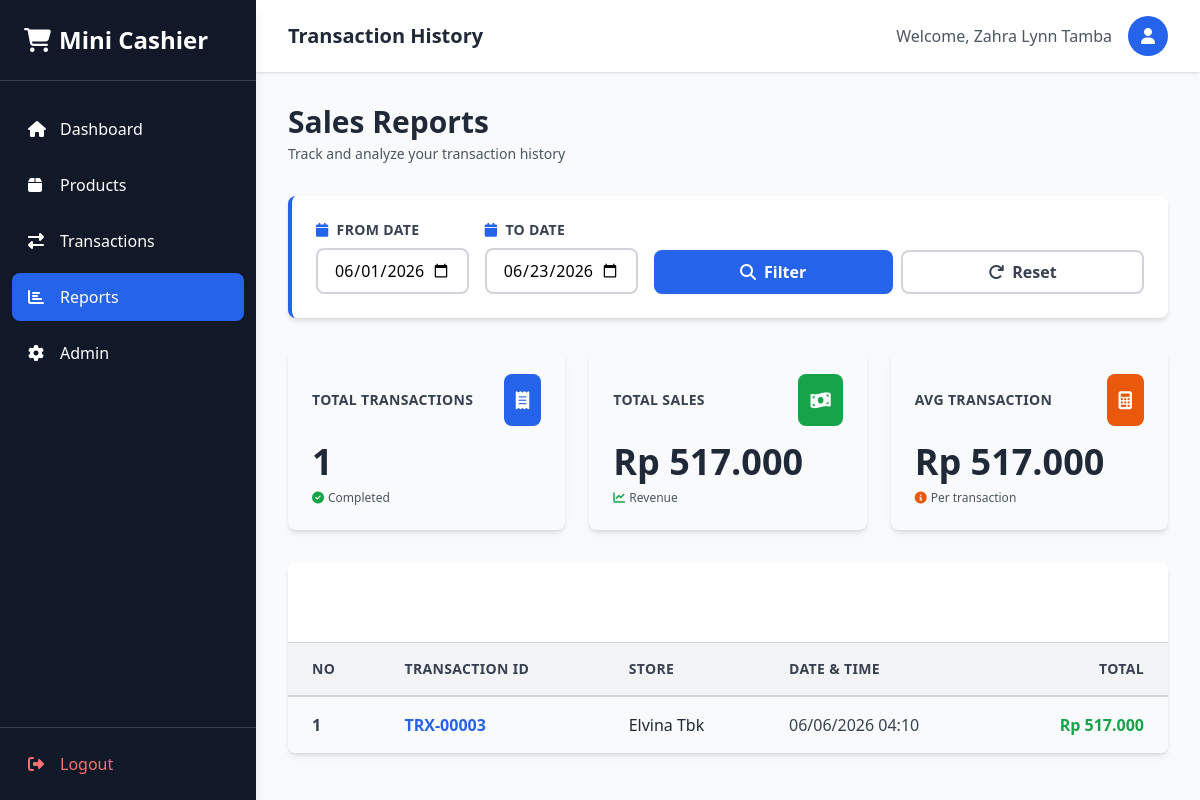
Page /reports.php (signed in) on the committed database.
### tables this page shows
CREATE TABLE `transactions` (
    `transaction_id` INT UNSIGNED AUTO_INCREMENT PRIMARY KEY,
    `store_id` INT UNSIGNED NOT NULL,
    `admin_id` INT UNSIGNED NOT NULL,
    `transaction_date` DATETIME NOT NULL DEFAULT NOW(),
    `payment_type` ENUM('Cash', 'Card') NOT NULL,
    `sub_total` DECIMAL(10, 2) NOT NULL DEFAULT 0.00,
    `created_at` TIMESTAMP DEFAULT CURRENT_TIMESTAMP,
    `updated_at` TIMESTAMP DEFAULT CURRENT_TIMESTAMP ON UPDATE CURRENT_TIMESTAMP,
    `deleted_at` TIMESTAMP NULL DEFAULT NULL
);

CREATE TABLE `store` (
    `store_id` INT UNSIGNED AUTO_INCREMENT PRIMARY KEY,
    `store_name` VARCHAR(255) NOT NULL,
    `phone` VARCHAR(50) NOT NULL,
    `address` TEXT NOT NULL,
    `created_at` TIMESTAMP DEFAULT CURRENT_TIMESTAMP,
    `updated_at` TIMESTAMP DEFAULT CURRENT_TIMESTAMP ON UPDATE CURRENT_TIMESTAMP,
    `deleted_at` TIMESTAMP NULL DEFAULT NULL
);

### reports.php (called while the page is built, shortened)
<?php
require_once 'controllers/TransactionController.php';
$TC = new TransactionController();
$from_date = $_GET['from_date'] ?? date('Y-m-01');
$to_date = $_GET['to_date'] ?? date('Y-m-d');
$reportData = $TC->getFilteredReports($from_date, $to_date);
$stats = $TC->getReportingStatistics($from_date, $to_date);
$total_transactions = $stats['total_transactions'];
$total_sales = $stats['total_sales'];
$average_transaction = $total_transactions > 0 ? $total_sales / $total_transactions : 0;
include 'views/reports_view.php';

### controllers/Database.php (called while the page is built, shortened)
<?php
class Database
{
  private static ?mysqli $instance = null;
  public static function getConnection(): mysqli
  {
    if (self::$instance === null) {
      self::$instance = new mysqli('localhost', 'root', '', 'mini_cashier');
      self::$instance->set_charset('utf8mb4');
    }
    return self::$instance;
  }
}

### controllers/TransactionController.php (called while the page is built, shortened)
<?php
require_once 'Database.php';
class TransactionController
{
  private mysqli $db;
  public function __construct()
  {
    $this->db = Database::getConnection();
  }
  public function getFilteredReports(string $fromDate, string $toDate): array
  {
    $stmt = $this->db->prepare("
      SELECT t.transaction_id, c.store_name, t.transaction_date, t.sub_total as total
      FROM transactions t
      JOIN store c ON t.store_id = c.store_id
      WHERE DATE(t.transaction_date) >= ? AND DATE(t.transaction_date) <= ?
      GROUP BY t.transaction_id
      ORDER BY t.transaction_date DESC
    ");
    $stmt->bind_param("ss", $fromDate, $toDate);
    $stmt->execute();
    $result = $stmt->get_result()->fetch_all(MYSQLI_ASSOC);
    return $result;
  }
  public function getReportingStatistics(string $fromDate, string $toDate): array
  {
    $stmt = $this->db->prepare("
      SELECT COUNT(DISTINCT t.transaction_id) as total_transactions, t.sub_total as total_sales
      FROM transactions t
      WHERE DATE(t.transaction_date) >= ? AND DATE(t.transaction_date) <= ?
    ");
    $stmt->bind_param("ss", $fromDate, $toDate);
    $stmt->execute();
    $res = $stmt->get_result()->fetch_assoc();
    return [
      'total_transactions' => (int)($res['total_transactions'] ?? 0),
      'total_sales' => (float)($res['total_sales'] ?? 0.0)
    ];
  }
}

### views/reports_view.php (the view, shortened to what this page needs)
<!DOCTYPE html>
<html lang="en">
<?php include './head.php' ?>
<body class="bg-gray-50">
  <div class="flex min-h-screen">
    <?php include 'sidebar.php'; ?>
    <main class="flex-1">
      <header class="bg-white shadow">
        <div class="flex items-center justify-between px-8 py-4">
          <h2 class="text-xl font-semibold text-gray-800">Transaction History</h2>
          <div class="flex items-center gap-4">
            <span class="text-gray-600">Welcome, <?php echo htmlspecialchars($_SESSION['fullname'] ?? $_SESSION['username']); ?></span>
            <button class="flex items-center justify-center w-10 h-10 text-white bg-blue-600 rounded-full">
              <i class="fas fa-user"></i>
            </button>
          </div>
        </div>
      </header>
      <div class="p-8">
        <div class="mb-8">
          <h3 class="text-3xl font-bold text-gray-800">Sales Reports</h3>
          <p class="text-gray-600 text-sm mt-1">Track and analyze your transaction history</p>
        </div>
        <form method="GET" class="mb-8 p-6 bg-white rounded-lg shadow-md border-l-4 border-blue-600">
          <div class="grid grid-cols-1 md:grid-cols-5 gap-4 items-end">
            <div>
              <label class="block mb-2 text-sm font-bold text-gray-700 uppercase tracking-wide"><i class="fas fa-calendar text-blue-600 mr-2"></i>From Date</label>
              <input type="date" name="from_date" value="<?php echo htmlspecialchars($from_date); ?>" class="w-full px-4 py-2 border-2 border-gray-300 rounded-lg focus:outline-none focus:border-blue-600 transition font-medium">
            </div>
            <div>
              <label class="block mb-2 text-sm font-bold text-gray-700 uppercase tracking-wide"><i class="fas fa-calendar text-blue-600 mr-2"></i>To Date</label>
              <input type="date" name="to_date" value="<?php echo htmlspecialchars($to_date); ?>" class="w-full px-4 py-2 border-2 border-gray-300 rounded-lg focus:outline-none focus:border-blue-600 transition font-medium">
            </div>
            <div class="flex gap-2 col-span-1 md:col-span-3">
              <button type="submit" class="flex-1 px-4 py-2 font-bold text-white bg-blue-600 hover:bg-blue-700 rounded-lg transition flex items-center justify-center gap-2"><i class="fas fa-search"></i>Filter</button>
              <a href="reports.php" class="flex-1 px-4 py-2 font-bold text-gray-700 border-2 border-gray-300 hover:bg-gray-100 rounded-lg text-center transition flex items-center justify-center gap-2"><i class="fas fa-redo"></i>Reset</a>
            </div>
          </div>
        </form>
        <div class="grid grid-cols-1 md:grid-cols-3 gap-6 mb-8">
          <div class="bg-linear-to-br from-blue-50 to-blue-100 rounded-lg shadow-md overflow-hidden hover:shadow-lg transition">
            <div class="p-6">
              <div class="flex items-center justify-between mb-4">
                <h3 class="text-sm font-bold text-gray-700 uppercase tracking-wide">Total Transactions</h3>
                <div class="p-3 bg-blue-600 text-white rounded-lg"><i class="fas fa-receipt text-lg"></i></div>
              </div>
              <p class="text-4xl font-bold text-gray-800"><?php echo $total_transactions; ?></p>
              <p class="text-xs text-gray-600 mt-2"><i class="fas fa-check-circle text-green-600 mr-1"></i>Completed</p>
            </div>
          </div>
          <div class="bg-linear-to-br from-green-50 to-green-100 rounded-lg shadow-md overflow-hidden hover:shadow-lg transition">
            <div class="p-6">
              <div class="flex items-center justify-between mb-4">
                <h3 class="text-sm font-bold text-gray-700 uppercase tracking-wide">Total Sales</h3>
                <div class="p-3 bg-green-600 text-white rounded-lg"><i class="fas fa-money-bill-wave text-lg"></i></div>
              </div>
              <p class="text-4xl font-bold text-gray-800">Rp <?php echo number_format($total_sales, 0, ',', '.'); ?></p>
              <p class="text-xs text-gray-600 mt-2"><i class="fas fa-chart-line text-green-600 mr-1"></i>Revenue</p>
            </div>
          </div>
          <div class="bg-linear-to-br from-orange-50 to-orange-100 rounded-lg shadow-md overflow-hidden hover:shadow-lg transition">
            <div class="p-6">
              <div class="flex items-center justify-between mb-4">
                <h3 class="text-sm font-bold text-gray-700 uppercase tracking-wide">Avg Transaction</h3>
                <div class="p-3 bg-orange-600 text-white rounded-lg"><i class="fas fa-calculator text-lg"></i></div>
              </div>
              <p class="text-4xl font-bold text-gray-800">Rp <?php echo number_format($average_transaction, 0, ',', '.'); ?></p>
              <p class="text-xs text-gray-600 mt-2"><i class="fas fa-info-circle text-orange-600 mr-1"></i>Per transaction</p>
            </div>
          </div>
        </div>
        <div class="bg-white rounded-lg shadow-md overflow-hidden">
          <div class="bg-linear-to-r from-gray-700 to-gray-800 p-6 border-b border-gray-300">
            <div class="flex items-center gap-3">
              <i class="fas fa-history text-white text-2xl"></i>
              <h3 class="text-xl font-bold text-white">Transaction History</h3>
            </div>
          </div>
          <div class="overflow-x-auto">
            <table class="w-full">
              <thead class="bg-gray-100 border-b-2 border-gray-300">
                <tr>
                  <th class="px-6 py-4 text-left font-bold text-gray-700 text-sm uppercase tracking-wide">No</th>
                  <th class="px-6 py-4 text-left font-bold text-gray-700 text-sm uppercase tracking-wide">Transaction ID</th>
                  <th class="px-6 py-4 text-left font-bold text-gray-700 text-sm uppercase tracking-wide">store</th>
                  <th class="px-6 py-4 text-left font-bold text-gray-700 text-sm uppercase tracking-wide">Date & Time</th>
                  <th class="px-6 py-4 text-right font-bold text-gray-700 text-sm uppercase tracking-wide">Total</th>
                </tr>
              </thead>
              <tbody class="divide-y divide-gray-200">
                <?php
                $no = 1;
                foreach ($reportData as $row) {
                  $transId = str_pad((string)$row['transaction_id'], 5, '0', STR_PAD_LEFT);
                  $date = date('d/m/Y H:i', strtotime($row['transaction_date']));
                  $bg_class = ($no % 2 === 0) ? 'bg-white' : 'bg-gray-50';
                ?>
                  <tr class="<?php echo $bg_class; ?> hover:bg-blue-50 transition">
                    <td class="px-6 py-4 font-semibold text-gray-700"><?php echo $no++; ?></td>
                    <td class="px-6 py-4 font-bold text-blue-600">TRX-<?php echo $transId; ?></td>
                    <td class="px-6 py-4 text-gray-800"><?php echo htmlspecialchars($row['store_name']); ?></td>
                    <td class="px-6 py-4 text-gray-700"><?php echo $date; ?></td>
                    <td class="px-6 py-4 font-bold text-green-600 text-right">Rp <?php echo number_format($row['total'], 0, ',', '.'); ?></td>
                  </tr>
                <?php } ?>
              </tbody>
            </table>
          </div>
        </div>
      </div>
    </main>
  </div>
</body>
</html>

### rows in the picture
transactions: transaction_id "00003", store.store_name "Elvina Tbk", transaction_date "06/06/2026 04:10", sub_total "517.000"

### other values in the picture
$_SESSION['fullname'] "Zahra Lynn Tamba"
$total_transactions "1"
$total_sales "517.000"
$average_transaction "517.000"
